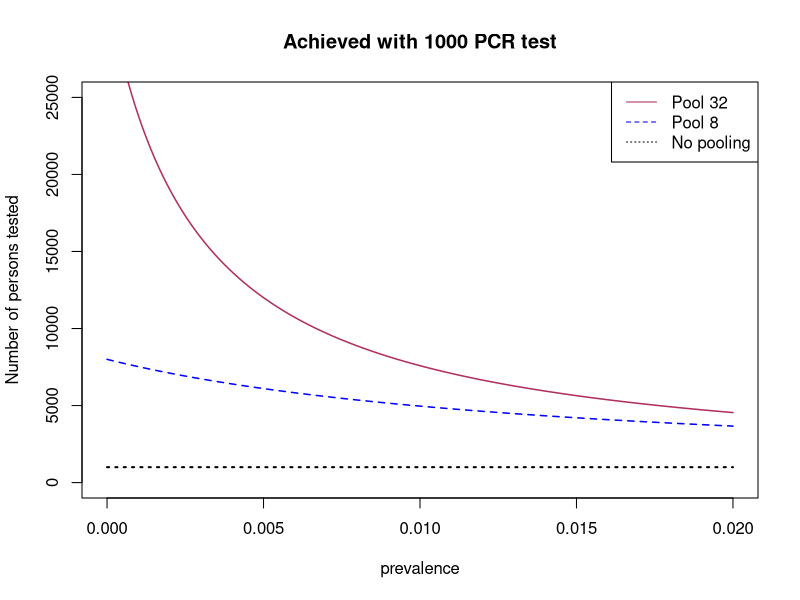
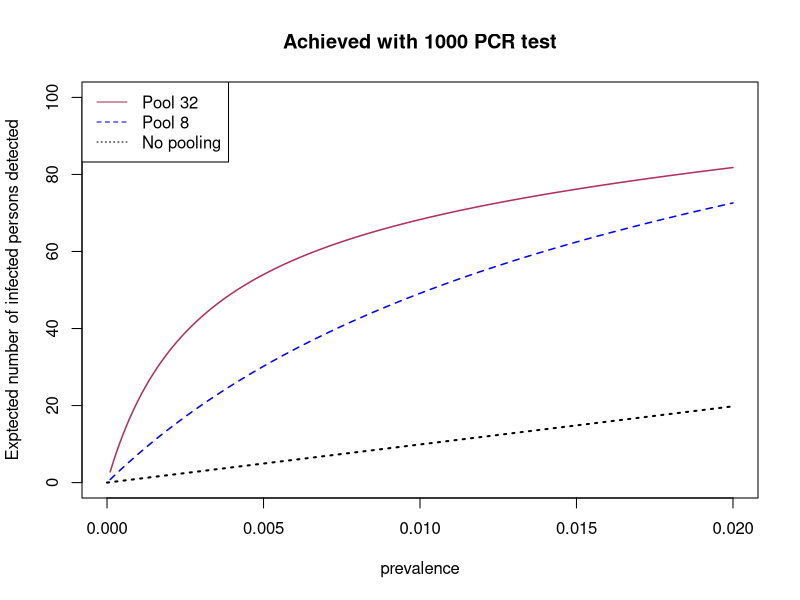

The R script that drew these images, in order:
##############################################################
# This file contains functions for calculating the number of #
# persons that could be included for a given test "budget"   #
# and the expected number of positiv cases idetified         #
# for two different pooling strategies.                      #
##############################################################


# Calculate the probability of positive pool for 
# prevalence p, pool size k and sensitivity s.
poolprob <- function(p,k,s)
  (1-(1-p)^k)*s


#####################################################
## Pool size 8. Test all in pool if pool positive.
#####################################################

sens8 <- 0.99 # Assumed sensitivity for pool size 8

# Number of persons that could be included with a 
# budget of Npcr tests and prevalence p. 
AntPersPool8 <- function(Npcr,p)
  8*Npcr/(1+poolprob(p,8,sens8)*8)

# Example, test capacity of 1000, prevalence of 0.5%
AntPersPool8(1000,0.005)

# Expected number of positiv cases idetified with a 
# budget of Npcr tests and prevalence p. 
EAntDetectionsPool8 <- function(Npcr,p)
  (poolprob(p,8,sens8)*Npcr/(1+poolprob(p,8,sens8)*8))*(8*p/(1-(1-p)^8))

# Example, test capacity of 1000, prevalence of 0.5%
EAntDetectionsPool8(1000,0.005)



##############################################################
## Pool size 32. If positive, test again in 4 pools of size 8. 
## Finally, test all 8 in the positive pools of size 8
##############################################################

sens32 <- 0.90 # Assumed sensitivity for pool size 8

# Expected number of postive pools of size 8 when the pool 
# of size 32 is positive.
ENPositivePools <- function(p)
  (dbinom(1,32,p)+(7/31+2*24/31)*dbinom(2,32,p)
   +(7*6/(31*30)+2*(7*24*3/(31*30))+3*(24*16/(31*30)))*dbinom(3,32,p)
   +4*pbinom(3,32,p, lower.tail=FALSE))/(1-dbinom(0,32,p))


# Number of persons that could be included with a 
# budget of Npcr tests and prevalence p. 
AntPersPool32 <- function(Npcr,p)
  32*Npcr/(1+poolprob(p,32,sens32)*(4+8*ENPositivePools(p)))

# Example, test capacity of 1000, prevalence of 0.5%
AntPersPool32(1000,0.005)


# Expected number of positiv cases idetified with a 
# budget of Npcr tests and prevalence p. 
EAntDetectionsPool32 <- function(Npcr,p)
  poolprob(p,32,0.90)*Npcr/(1+poolprob(p,32,0.90)*(4+8*ENPositivePools(p)))*(32*p/(1-(1-p)^(32)))

# Example, test capacity of 1000, prevalence of 0.5%
EAntDetectionsPool32(1000,0.005)





## Plots for the case with a test budget of 1000
Npcr <- 1000  #  Test budget
pvec <- seq(0,0.02,by=0.0001) # Considered range of prevalences


#pdf("ntested1000.pdf", pointsize = 16)
plot(pvec,AntPersPool32(Npcr,pvec), type="l", ylim=c(0,25000),
     xlab="prevalence",ylab="Number of persons tested",
     lwd=1.5,col="maroon", main=paste("Achieved with", Npcr, "PCR test"))
lines(pvec,AntPersPool8(Npcr,pvec), lty=2, lwd=1.5, col="blue")
lines(c(0,0.02),c(Npcr,Npcr), lty=3, lwd=2, col="black")
legend("topright",c("Pool 32", "Pool 8", "No pooling"),lty=1:3,
       col=c("maroon", "blue", "black"))
#dev.off()


#pdf("ndetected1000.pdf", pointsize = 16)
plot(pvec,EAntDetectionsPool32(Npcr,pvec), type="l", ylim = c(0,100),
     xlab="prevalence", ylab="Exptected number of infected persons detected",
     lwd=1.5,col="maroon", main=paste("Achieved with", Npcr, "PCR test"))
lines(pvec,EAntDetectionsPool8(Npcr,pvec), lty=2, lwd=1.5, col="blue")
lines(pvec,Npcr*pvec*0.99, lty=3, lwd=2, col="black")
legend("topleft",c("Pool 32", "Pool 8", "No pooling"),lty=1:3,
       col=c("maroon", "blue", "black"))
#dev.off()



